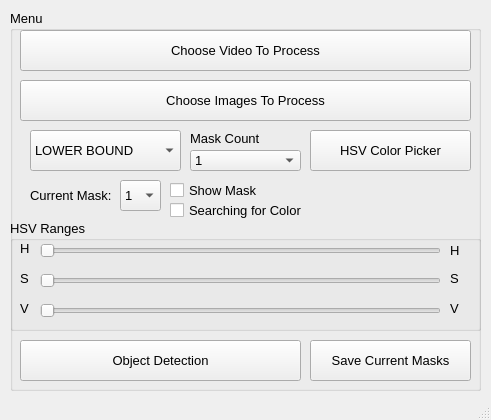
<?xml version="1.0" encoding="UTF-8"?>
<ui version="4.0">
 <class>MainWindow</class>
 <widget class="QMainWindow" name="MainWindow">
  <property name="geometry">
   <rect>
    <x>0</x>
    <y>0</y>
    <width>491</width>
    <height>420</height>
   </rect>
  </property>
  <property name="font">
   <font>
    <pointsize>10</pointsize>
   </font>
  </property>
  <property name="windowTitle">
   <string>Andromeda Image Proccessing Software</string>
  </property>
  <widget class="QWidget" name="centralwidget">
   <widget class="QGroupBox" name="gb_islemler">
    <property name="geometry">
     <rect>
      <x>10</x>
      <y>10</y>
      <width>471</width>
      <height>381</height>
     </rect>
    </property>
    <property name="title">
     <string>Menu</string>
    </property>
    <widget class="QComboBox" name="cb_limits">
     <property name="geometry">
      <rect>
       <x>20</x>
       <y>120</y>
       <width>151</width>
       <height>41</height>
      </rect>
     </property>
     <property name="currentText">
      <string>LOWER BOUND</string>
     </property>
     <item>
      <property name="text">
       <string>LOWER BOUND</string>
      </property>
     </item>
     <item>
      <property name="text">
       <string>UPPER BOUND</string>
      </property>
     </item>
    </widget>
    <widget class="QPushButton" name="bt_images">
     <property name="geometry">
      <rect>
       <x>10</x>
       <y>70</y>
       <width>451</width>
       <height>41</height>
      </rect>
     </property>
     <property name="text">
      <string>Choose Images To Process</string>
     </property>
    </widget>
    <widget class="QPushButton" name="bt_file">
     <property name="geometry">
      <rect>
       <x>10</x>
       <y>20</y>
       <width>451</width>
       <height>41</height>
      </rect>
     </property>
     <property name="text">
      <string>Choose Video To Process</string>
     </property>
    </widget>
    <widget class="QCheckBox" name="cb_showMask">
     <property name="geometry">
      <rect>
       <x>160</x>
       <y>170</y>
       <width>131</width>
       <height>21</height>
      </rect>
     </property>
     <property name="text">
      <string>Show Mask</string>
     </property>
    </widget>
    <widget class="QPushButton" name="bt_colorPicker">
     <property name="geometry">
      <rect>
       <x>300</x>
       <y>120</y>
       <width>161</width>
       <height>41</height>
      </rect>
     </property>
     <property name="text">
      <string>HSV Color Picker</string>
     </property>
    </widget>
    <widget class="QComboBox" name="cb_maskCount">
     <property name="geometry">
      <rect>
       <x>180</x>
       <y>140</y>
       <width>111</width>
       <height>21</height>
      </rect>
     </property>
     <property name="currentText">
      <string>1</string>
     </property>
     <item>
      <property name="text">
       <string>1</string>
      </property>
     </item>
     <item>
      <property name="text">
       <string>2</string>
      </property>
     </item>
     <item>
      <property name="text">
       <string>3</string>
      </property>
     </item>
    </widget>
    <widget class="QLabel" name="lb_h_2">
     <property name="geometry">
      <rect>
       <x>180</x>
       <y>120</y>
       <width>71</width>
       <height>16</height>
      </rect>
     </property>
     <property name="text">
      <string>Mask Count</string>
     </property>
    </widget>
    <widget class="QComboBox" name="cb_currentMask">
     <property name="geometry">
      <rect>
       <x>110</x>
       <y>170</y>
       <width>41</width>
       <height>31</height>
      </rect>
     </property>
     <property name="currentText">
      <string>1</string>
     </property>
     <item>
      <property name="text">
       <string>1</string>
      </property>
     </item>
     <item>
      <property name="text">
       <string>2</string>
      </property>
     </item>
     <item>
      <property name="text">
       <string>3</string>
      </property>
     </item>
     <item>
      <property name="text">
       <string>4</string>
      </property>
     </item>
     <item>
      <property name="text">
       <string>5</string>
      </property>
     </item>
    </widget>
    <widget class="QLabel" name="lb_h_3">
     <property name="geometry">
      <rect>
       <x>20</x>
       <y>170</y>
       <width>91</width>
       <height>31</height>
      </rect>
     </property>
     <property name="text">
      <string>Current Mask:</string>
     </property>
    </widget>
    <widget class="QGroupBox" name="groupBox">
     <property name="geometry">
      <rect>
       <x>0</x>
       <y>210</y>
       <width>471</width>
       <height>111</height>
      </rect>
     </property>
     <property name="title">
      <string>HSV Ranges</string>
     </property>
     <widget class="QLabel" name="lb_v">
      <property name="geometry">
       <rect>
        <x>440</x>
        <y>80</y>
        <width>31</width>
        <height>16</height>
       </rect>
      </property>
      <property name="text">
       <string>V</string>
      </property>
     </widget>
     <widget class="QLabel" name="label_2">
      <property name="geometry">
       <rect>
        <x>10</x>
        <y>20</y>
        <width>31</width>
        <height>16</height>
       </rect>
      </property>
      <property name="text">
       <string>H</string>
      </property>
     </widget>
     <widget class="QLabel" name="lb_h">
      <property name="geometry">
       <rect>
        <x>440</x>
        <y>20</y>
        <width>31</width>
        <height>20</height>
       </rect>
      </property>
      <property name="text">
       <string>H</string>
      </property>
     </widget>
     <widget class="QLabel" name="label_3">
      <property name="geometry">
       <rect>
        <x>10</x>
        <y>50</y>
        <width>31</width>
        <height>16</height>
       </rect>
      </property>
      <property name="text">
       <string>S</string>
      </property>
     </widget>
     <widget class="QLabel" name="label_4">
      <property name="geometry">
       <rect>
        <x>10</x>
        <y>80</y>
        <width>31</width>
        <height>16</height>
       </rect>
      </property>
      <property name="text">
       <string>V</string>
      </property>
     </widget>
     <widget class="QSlider" name="slider_h">
      <property name="geometry">
       <rect>
        <x>30</x>
        <y>20</y>
        <width>401</width>
        <height>22</height>
       </rect>
      </property>
      <property name="orientation">
       <enum>Qt::Horizontal</enum>
      </property>
     </widget>
     <widget class="QSlider" name="slider_v">
      <property name="geometry">
       <rect>
        <x>30</x>
        <y>80</y>
        <width>401</width>
        <height>22</height>
       </rect>
      </property>
      <property name="orientation">
       <enum>Qt::Horizontal</enum>
      </property>
     </widget>
     <widget class="QLabel" name="lb_s">
      <property name="geometry">
       <rect>
        <x>440</x>
        <y>50</y>
        <width>31</width>
        <height>16</height>
       </rect>
      </property>
      <property name="text">
       <string>S</string>
      </property>
     </widget>
     <widget class="QSlider" name="slider_s">
      <property name="geometry">
       <rect>
        <x>30</x>
        <y>50</y>
        <width>401</width>
        <height>22</height>
       </rect>
      </property>
      <property name="orientation">
       <enum>Qt::Horizontal</enum>
      </property>
     </widget>
    </widget>
    <widget class="QPushButton" name="bt_saveMasks">
     <property name="geometry">
      <rect>
       <x>300</x>
       <y>330</y>
       <width>161</width>
       <height>41</height>
      </rect>
     </property>
     <property name="text">
      <string>Save Current Masks</string>
     </property>
    </widget>
    <widget class="QCheckBox" name="cb_detection">
     <property name="geometry">
      <rect>
       <x>160</x>
       <y>190</y>
       <width>201</width>
       <height>21</height>
      </rect>
     </property>
     <property name="text">
      <string>Searching for Color</string>
     </property>
    </widget>
    <widget class="QPushButton" name="bt_object">
     <property name="geometry">
      <rect>
       <x>10</x>
       <y>330</y>
       <width>281</width>
       <height>41</height>
      </rect>
     </property>
     <property name="text">
      <string>Object Detection</string>
     </property>
    </widget>
   </widget>
  </widget>
  <widget class="QStatusBar" name="statusbar"/>
 </widget>
 <resources/>
 <connections/>
</ui>
